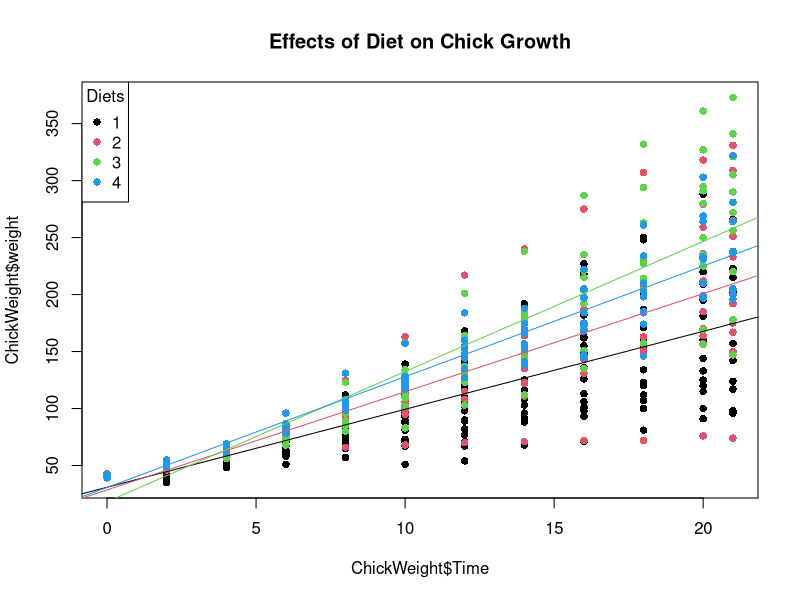

Source code (R):
quartz()
diet1=ChickWeight[ChickWeight$Diet==1,]
diet2=ChickWeight[ChickWeight$Diet==2,]
diet3=ChickWeight[ChickWeight$Diet==3,]
diet4=ChickWeight[ChickWeight$Diet==4,]

diet1lm=lm(diet1$weight~diet1$Time)
diet2lm=lm(diet2$weight~diet2$Time)
diet3lm=lm(diet3$weight~diet3$Time)
diet4lm=lm(diet4$weight~diet4$Time)

plot(ChickWeight$weight ~ ChickWeight$Time, col=ChickWeight$Diet, pch=16, main="Effects of Diet on Chick Growth")
abline(diet1lm,col=1)

abline(diet2lm,col=2)
abline(diet3lm,col=3)
abline(diet4lm,col=4)

legend("topleft", legend=unique(ChickWeight$Diet),pch=16,col=c(1,2,3,4),title="Diets")
